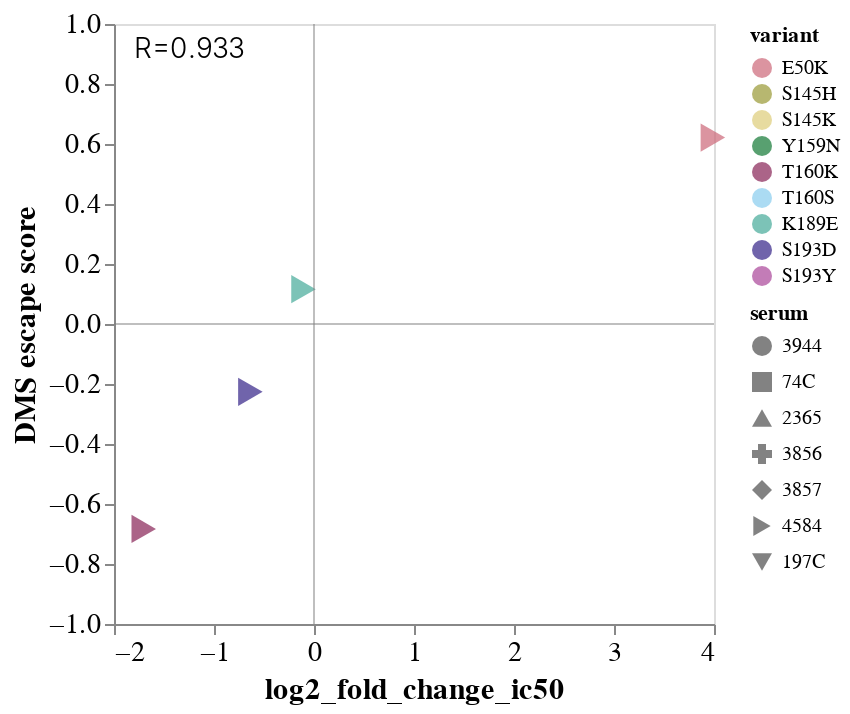

Notebook code cell kept with this figure:
### Code cell
corr_charts[0]

### Figure 1 — Vega-Lite specification as saved in the notebook (floating-point values rounded to 4 significant figures)
{"config": {"view": {"continuousWidth": 300, "continuousHeight": 300}, "axis": {"grid": false, "labelFontSize": 14, "titleFontSize": 15}, "title": {"fontSize": 21, "fontWeight": "normal"}}, "layer": [{"data": {"name": "data-d19db3a61418207fc11e4090e45941cf"}, "mark": {"type": "point", "filled": true, "size": 200}, "encoding": {"color": {"field": "variant", "scale": {"domain": ["E50K", "S145H", "S145K", "Y159N", "T160K", "T160S", "K189E", "S193D", "S193Y"], "range": ["#CC6677", "#999933", "#DDCC77", "#117733", "#882255", "#88CCEE", "#44AA99", "#332288", "#AA4499"]}, "type": "nominal"}, "shape": {"field": "serum", "scale": {"domain": ["3944", "74C", "2365", "3856", "3857", "4584", "197C"]}, "type": "nominal"}, "tooltip": [{"field": "variant", "type": "nominal"}, {"field": "serum", "type": "nominal"}, {"field": "log2_fold_change_ic50", "type": "quantitative"}, {"field": "escape_mean", "type": "quantitative"}], "x": {"field": "log2_fold_change_ic50", "scale": {}, "title": "log2_fold_change_ic50", "type": "quantitative"}, "y": {"field": "escape_mean", "scale": {"clamp": true, "domain": [-1, 1]}, "title": "DMS escape score", "type": "quantitative"}}}, {"data": {"name": "empty"}, "mark": {"type": "text", "align": "left", "baseline": "bottom", "fontSize": 14, "fontWeight": 300}, "encoding": {"text": {"value": ["R=0.933"]}, "x": {"value": 10}, "y": {"value": 20}}}, {"data": {"name": "data-06fd9f850666401b4599de5588b60692"}, "mark": {"type": "rule", "color": "gray", "opacity": 0.5, "size": 1}, "encoding": {"y": {"field": "y", "type": "quantitative"}}}, {"data": {"name": "data-9c00aa9dc2b1c1a0b4bf9b34ead12925"}, "mark": {"type": "rule", "color": "gray", "opacity": 0.5, "size": 1}, "encoding": {"x": {"field": "x", "type": "quantitative"}}}], "$schema": "https://vega.github.io/schema/vega-lite/v5.8.0.json", "datasets": {"data-d19db3a61418207fc11e4090e45941cf": [{"serum": "4584", "variant": "T160K", "log2_fold_change_ic50": -1.703, "escape_mean": -0.683}, {"serum": "4584", "variant": "K189E", "log2_fold_change_ic50": -0.1052, "escape_mean": 0.116}, {"serum": "4584", "variant": "S193D", "log2_fold_change_ic50": -0.636, "escape_mean": -0.226}, {"serum": "4584", "variant": "E50K", "log2_fold_change_ic50": 3.989, "escape_mean": 0.6214}], "empty": [{}], "data-06fd9f850666401b4599de5588b60692": [{"y": 0}], "data-9c00aa9dc2b1c1a0b4bf9b34ead12925": [{"x": 0}]}}
